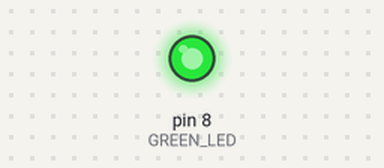
This sketch was run on a simulated Arduino Uno, built with avr-gcc and run on an emulated ATmega328P. On the bench: output pins drawn as LEDs (lit = HIGH).

Above: at 0.17 s.
At 11.6 s:
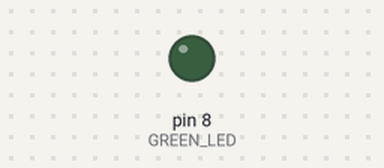
Timing chart, 0 to 17.4 s (numbered marks = the images above):
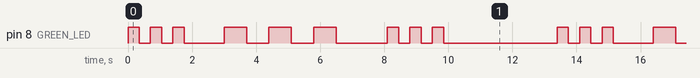

The sketch:

4._SOS_Morse_Code.ino
```cpp
/*
This Arduino program uses an LED connected to digital pin 8 to signal "SOS" in Morse code.
Morse code represents SOS as three dots (...), three dashes (---), and three dots (...).

The program defines helper functions `dot()` and `dash()` to create the respective patterns.
Between letters, a short pause (`SPACE`) is added, and after the entire message,
a longer pause (`RESET`) occurs before repeating the sequence.

Required Materials:
  - Arduino Uno board
  - USB power cable
  - 330-ohm resistor
  - LED
  - Breadboard and connecting wires
*/

const int GREEN_LED = 8;
const int SPACE = 900;
const int RESET = 3200;
const int DOT = 350;
const int DASH = 700;

void setup() {
  // put your setup code here, to run once:
  pinMode(GREEN_LED, OUTPUT);
}

void loop() {
  // put your main code here, to run repeatedly:

  //  Desired message: SOS --> ... --- ...

  dot(3);  // ...
  delay(SPACE);
  dash(3);  // ---
  delay(SPACE);
  dot(3);  // ...
  delay(RESET);
}

void dot(int times) {
  for (int i = 0; i < times; i++) {
    digitalWrite(GREEN_LED, HIGH);
    delay(DOT);
    digitalWrite(GREEN_LED, LOW);
    delay(DOT);
  }
}

void dash(int times) {
  for (int i = 0; i < times; i++) {
    digitalWrite(GREEN_LED, HIGH);
    delay(DASH);
    digitalWrite(GREEN_LED, LOW);
    delay(DASH);
  }
}
```

Measured:
- by itself, pin 8 (GREEN_LED): repeats every 13.4 s: 2 × (LOW 0.35 s, HIGH 0.35 s), LOW 1.3 s, 2 × (HIGH 0.70 s, LOW 0.70 s), HIGH 0.70 s, LOW 1.6 s, 2 × (HIGH 0.35 s, LOW 0.35 s), HIGH 0.35 s, LOW 3.6 s, HIGH 0.35 s
- by itself, everything shown: repeats every 13.4 s, in 18 steps
